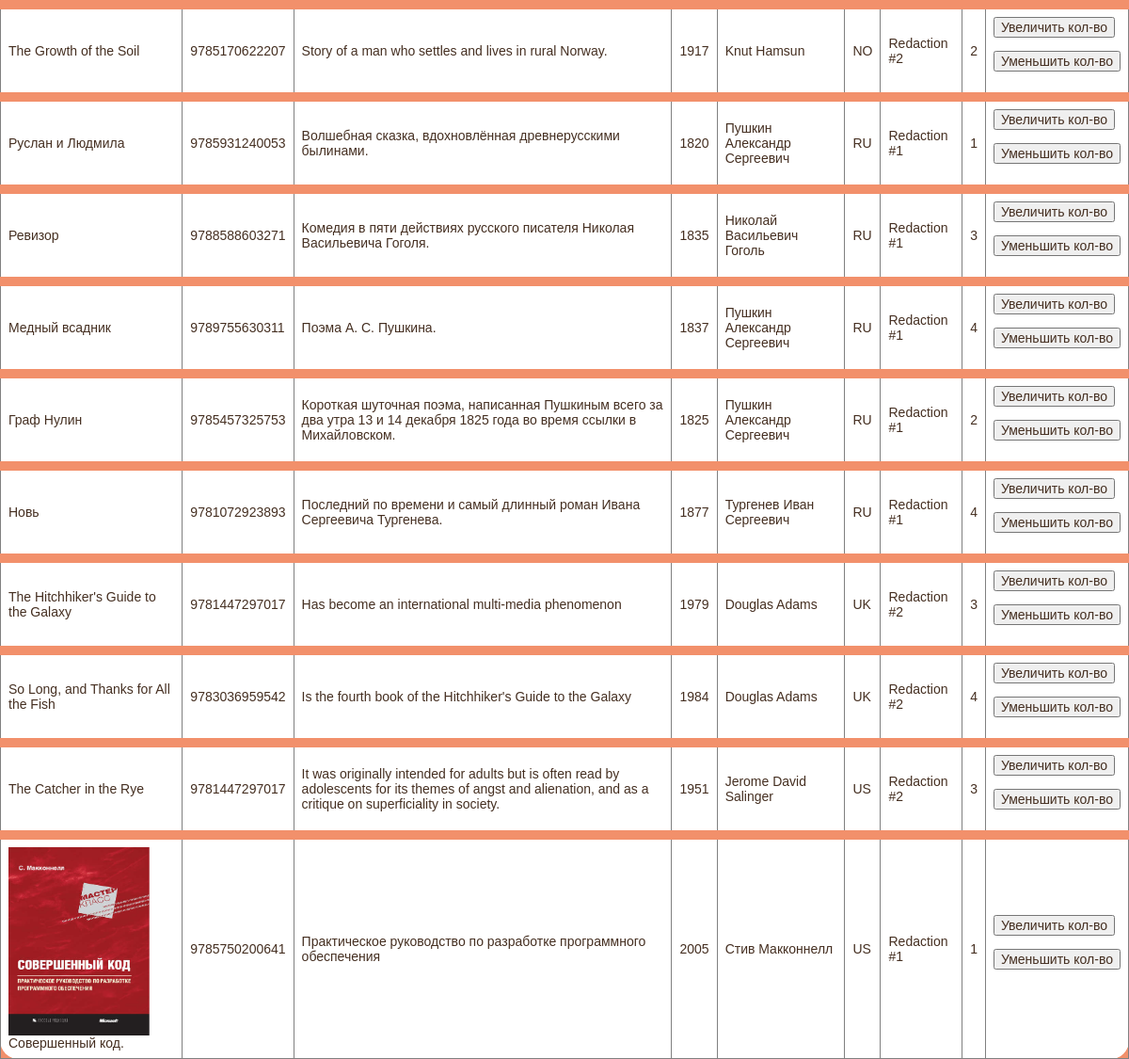
The app's page /index/ with its own data.
### p_library/models.py (models this page shows, shortened)
class Book(models.Model):
    ISBN = models.CharField(max_length=13)
    title = models.TextField()
    description = models.TextField()
    year_release = models.SmallIntegerField()
    author = models.ForeignKey(Author, on_delete=models.CASCADE)
    redaction = models.ForeignKey(Redaction, on_delete=models.CASCADE)
    friend = models.ForeignKey(Friend, on_delete=models.CASCADE, blank = True, null = True)
    price = models.DecimalField(max_digits=10, decimal_places=2)
    copy_count = models.SmallIntegerField(default = 1)
    image = models.ImageField(upload_to='book_images/', blank=True)

class Author(models.Model):
    full_name = models.TextField()
    birth_year = models.SmallIntegerField()
    country = models.CharField(max_length=2)

class Redaction(models.Model):
    name = models.TextField()
    creation_year = models.SmallIntegerField()
    description = models.TextField()

### p_library/views.py (the view)
# urls.py: path('index/', views.index),
def index(request):
    template = loader.get_template('index.html')
    books_count = Book.objects.all().count()
    books = Book.objects.all()
    biblio_data = {
        "title": "мою библиотеку",
        "books_count": books_count,
        "books": books,
    }
    return HttpResponse(template.render(biblio_data, request))

### p_library/templates/index.html (shortened to what this page needs)
{% extends 'base.html' %}
{% block content %}
{% load static %}
<link rel="stylesheet" href="{% static 'style.css' %}">
    <table border="1">
        {% for book in books %}
            <tr>
                {% if book.image %}
                    <td><img src = "{{book.image.url}}" height="200" width="150"><br>{{ book.title }}</td>
                {% else %}
                    <td>{{ book.title }}</td>
                {% endif %}
                <td>{{ book.ISBN }}</td>
                <td>{{ book.description }}</td>
                <td>{{ book.year_release }}</td>
                <td>{{ book.author.full_name }}</td>
                <td>{{ book.author.country }}</td>
                <td>{{ book.redaction.name }}</td>
                <td>{{ book.copy_count }}</td>
                <td>
                    <form action="/index/book_increment/" method="post" enctype="multipart/form-data">
                        <input type="submit" value="Увеличить кол-во" />
                    </form>
                    <form action="/index/book_decrement/" method="post" enctype="multipart/form-data">
                        <input type="submit" value="Уменьшить кол-во" />
                    </form>
                </td>
            </tr>
        {% endfor %}
    </table>
{% endblock %}

### p_library/static/style.css (style rules this page uses)
table { font-family: "Lucida Sans Unicode", "Lucida Grande", Sans-Serif; font-size: 14px; text-align: left; border-collapse: collapse; border-radius: 20px; box-shadow: 0 0 0 10px #F2906B; color: #452F21; }
td { border-top: 10px solid #F2906B; padding: 8px; background: white; }
table td:first-child { border-bottom-left-radius: 20px; }
table td:last-child { border-bottom-right-radius: 20px; }

### records on screen
Book: title "The Growth of the Soil", ISBN "9785170622207", description "Story of a man who settles and lives in rural Norway.", year_release "1917", author.full_name "Knut Hamsun", author.country "NO", redaction.name "Redaction #2", copy_count "2"
Book: title "Руслан и Людмила", ISBN "9785931240053", description "Волшебная сказка, вдохновлённая древнерусскими былинами.", year_release "1820", author.full_name "Пушкин Александр Сергеевич", author.country "RU", redaction.name "Redaction #1", copy_count "1"
Book: title "Ревизор", ISBN "9788588603271", description "Комедия в пяти действиях русского писателя Николая Васильевича Гоголя.", year_release "1835", author.full_name "Николай Васильевич Гоголь", author.country "RU", redaction.name "Redaction #1", copy_count "3"
Book: title "Медный всадник", ISBN "9789755630311", description "Поэма А. С. Пушкина.", year_release "1837", author.full_name "Пушкин Александр Сергеевич", author.country "RU", redaction.name "Redaction #1", copy_count "4"
Book: title "Граф Нулин", ISBN "9785457325753", description "Короткая шуточная поэма, написанная Пушкиным всего за два утра 13 и 14 декабря 1825 года во время ссылки в Михайловском.", year_release "1825", author.full_name "Пушкин Александр Сергеевич", author.country "RU", redaction.name "Redaction #1", copy_count "2"
Book: title "Новь", ISBN "9781072923893", description "Последний по времени и самый длинный роман Ивана Сергеевича Тургенева.", year_release "1877", author.full_name "Тургенев Иван Сергеевич", author.country "RU", redaction.name "Redaction #1", copy_count "4"
Book: title "The Hitchhiker's Guide to the Galaxy", ISBN "9781447297017", description "Has become an international multi-media phenomenon", year_release "1979", author.full_name "Douglas Adams", author.country "UK", redaction.name "Redaction #2", copy_count "3"
Book: title "So Long, and Thanks for All the Fish", ISBN "9783036959542", description "Is the fourth book of the Hitchhiker's Guide to the Galaxy", year_release "1984", author.full_name "Douglas Adams", author.country "UK", redaction.name "Redaction #2", copy_count "4"
Book: title "The Catcher in the Rye", ISBN "9781447297017", description "It was originally intended for adults but is often read by adolescents for its themes of angst and alienation, and as a critique on superficiality in society.", year_release "1951", author.full_name "Jerome David Salinger", author.country "US", redaction.name "Redaction #2", copy_count "3"
Book: image (picture), title "Совершенный код.", ISBN "9785750200641", description "Практическое руководство по разработке программного обеспечения", year_release "2005", author.full_name "Стив Макконнелл", author.country "US", redaction.name "Redaction #1", copy_count "1"
